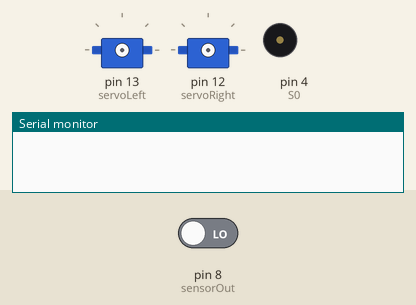
The sketch below on a simulated Arduino Uno, built with avr-gcc and run on an emulated ATmega328P. Shown: 2 × servo, buzzer (waves = sounding), the last lines printed to the serial monitor. Inputs (shaded band) come from the test bench; at power-on: pin 8 (sensorOut) LOW.

Above: at 0.1 s.
At 1.1 s:
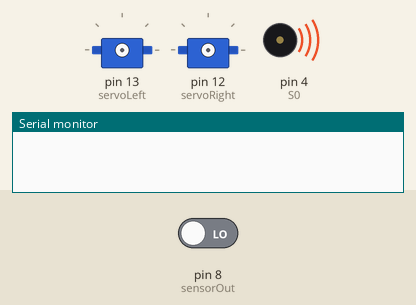
At 11.6 s:
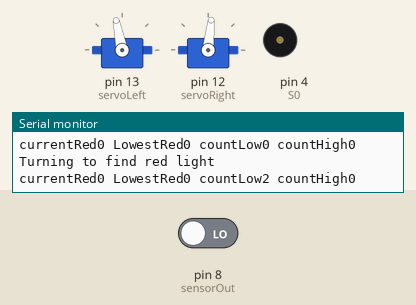
Timing chart, 0 to 13.1 s (numbered marks = the images above):
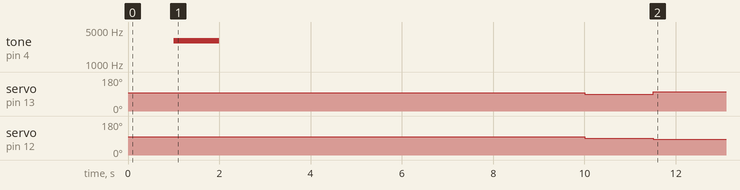

Measured:
- by itself, tone on pin 4 (S0): silent → 3000 Hz at 1.0 s, → silent 1.0 s later
- by itself, servo on pin 13 (servoLeft): 96° → 90° at 10.0 s, → 101° 1.5 s later
- by itself, servo on pin 12 (servoRight): 96° → 90° at 10.0 s, → 84° 1.5 s later

The sketch:

ZacTestLightscan.ino
```cpp
#include <Servo.h>

Servo servoLeft;
Servo servoRight;
int servoRotateSpeed = 30;
/*
#define S0 3
#define S1 4
#define S2 5
#define S3 6
#define sensorOut 2 //CHECK THIS IS WIRED CORRECT
*/
//Light sensor
#define S0 4
#define S1 5
#define S2 7
#define S3 6
#define sensorOut 8 //CHECK THIS IS WIRED CORRECT

int tolerance = 0;
int redFrequency = 0;
int reasonableDistance = 100; //Ignores light readings when distance sensor reads higher than this
int currentRed = pulseIn(sensorOut, LOW);
int lastRed = currentRed;
int initialRed = currentRed;
int lowestRed = 9999;
int countlow = 0;
int counthigh = 0;
bool facingLight = false;

void lightScan();

void setup() {
  tone(4, 3000, 1000);
  delay(1000);
  servoLeft.attach(13);
  servoRight.attach(12);

  pinMode(S0, OUTPUT);
  pinMode(S1, OUTPUT);
  pinMode(S2, OUTPUT);
  pinMode(S3, OUTPUT);
  pinMode(sensorOut, INPUT);
  digitalWrite(S0, HIGH);
  digitalWrite(S1, HIGH);
  digitalWrite(S2,LOW);
  digitalWrite(S3,LOW);
  Serial.begin(9600);

  lightScan();
}

void loop() {}

void lightScan() {
  /*
  servoLeft.writeMicroseconds(1500 - servoRotateSpeed);
  servoRight.writeMicroseconds(1500 - servoRotateSpeed);
  loopUntilRedIncrease("left");
  Serial.println("LEFT DONE");
  //turn back until reaching lowest value
  loopUntilRedIncrease("right");
  Serial.println("RIGHT DONE");
  */
  //small move forward to compensate for bot backing up during rotation
  /*
  servoLeft.writeMicroseconds(1500 + servoRotateSpeed);
  servoRight.writeMicroseconds(1500 - servoRotateSpeed);
  delay (500);
  */
  spinscan();
  servoLeft.writeMicroseconds(1500 - servoRotateSpeed);
  servoRight.writeMicroseconds(1500 - servoRotateSpeed);
  facingLight = false;
  while (!facingLight) {
    currentRed = pulseIn(sensorOut, LOW);
    printReadings();
    if (currentRed <= lowestRed + 5){ //5 tolerance to prevent overshoots
      facingLight = true;
    }
  }

  delay(500); //change the following to instead move until red starts increasing again (moving away from light)
  servoLeft.writeMicroseconds(1500 + 3*servoRotateSpeed);
  servoRight.writeMicroseconds(1500 - 3*servoRotateSpeed);
  moveTowardsLight();
  delay(2000);
  servoLeft.writeMicroseconds(1500);
  servoRight.writeMicroseconds(1500);
}

void distanceScan(){

}


void loopUntilRedIncrease(String direction){
  facingLight = false;
  currentRed = pulseIn(sensorOut, LOW);
  initialRed = currentRed;
  if (direction == "left"){
    servoLeft.writeMicroseconds(1500 - servoRotateSpeed);
    servoRight.writeMicroseconds(1500 - servoRotateSpeed);
  }
  else{
    servoLeft.writeMicroseconds(1500 + servoRotateSpeed);
    servoRight.writeMicroseconds(1500 + servoRotateSpeed);
  }
  while (!facingLight) {
    currentRed = pulseIn(sensorOut, LOW);
    printReadings();
    if (currentRed <= lowestRed){
      counthigh = 0;
      if (countlow < 5){
        countlow += 1;
      }
      else{
        countlow = 0;
        lowestRed = currentRed;
      }
    }
    else if(currentRed > lastRed){
      countlow = 0;
      if (counthigh < 5){
        counthigh += 1;
      }
      else{
        counthigh = 0;
        if (currentRed >= lowestRed+(0.2*lowestRed)){
          Serial.println("Final Red");
          Serial.print(currentRed);
          facingLight = true;
        }
      }
    }
    if ((currentRed > (initialRed * 1.2)) && (direction == "left")){//going in wrong direction, will not find red light. Best to spin 90 degrees, or to break out the loop. NEEDS IMPROVING
      Serial.println("Going too far away!");
      //assume this will only happen on the first left turn, so exit the loop
      facingLight = true;
    }
    lastRed = currentRed;
  }
}

void spinscan(){
  lowestRed = 9999;
  countlow = 0;
  servoLeft.writeMicroseconds(1500 + servoRotateSpeed);
  servoRight.writeMicroseconds(1500 + servoRotateSpeed);
  unsigned long startTime = millis(); // Get the current time

  while (millis() - startTime < 8000) {

      // This will execute for 10 seconds
  digitalWrite(S2,LOW);
  digitalWrite(S3,LOW);
  currentRed = pulseIn(sensorOut, LOW);
    //printReadings();
    if (currentRed <= lowestRed){ //CHECK IF DISTANCE SENSOR IS REASONABLE TO STOP IT DETECTING THE SUN
      if (countlow < 5){ //must be lower 3 times in a row to eliminate random jumps in value
        countlow += 1;
      }
      else{
        countlow = 0;
        lowestRed = currentRed;
        Serial.println("NEW LOWEST RED!!!!!");
        printReadings();
      }
    }
  }
  Serial.println("Turning to find red light");
  while (currentRed != lowestRed) {
    currentRed = pulseIn(sensorOut, LOW);
  }
  servoLeft.writeMicroseconds(1500);
  servoRight.writeMicroseconds(1500);
}

void printReadings(){
  Serial.print("currentRed");
  Serial.print(currentRed);
  Serial.print(" LowestRed");
  Serial.print(lowestRed);
  Serial.print(" countLow");
  Serial.print(countlow);
  Serial.print(" countHigh");
  Serial.println(counthigh);
  Serial.println("");
}

void moveTowardsLight(){
  facingLight = true;
  lastRed = pulseIn(sensorOut, LOW);
  counthigh = 0;
  while (facingLight){
    currentRed = pulseIn(sensorOut, LOW);
    if (currentRed > lastRed){
      if (counthigh < 5){ //must be lower 3 times in a row to eliminate random jumps in value
        counthigh += 1;
      }
      else{
        //scan again
        counthigh = 0;
        spinscan();
      //this means it is not going towards the light anymore!!!
    }
  }
    else{
      counthigh = 0;
    }
  }
}
```
